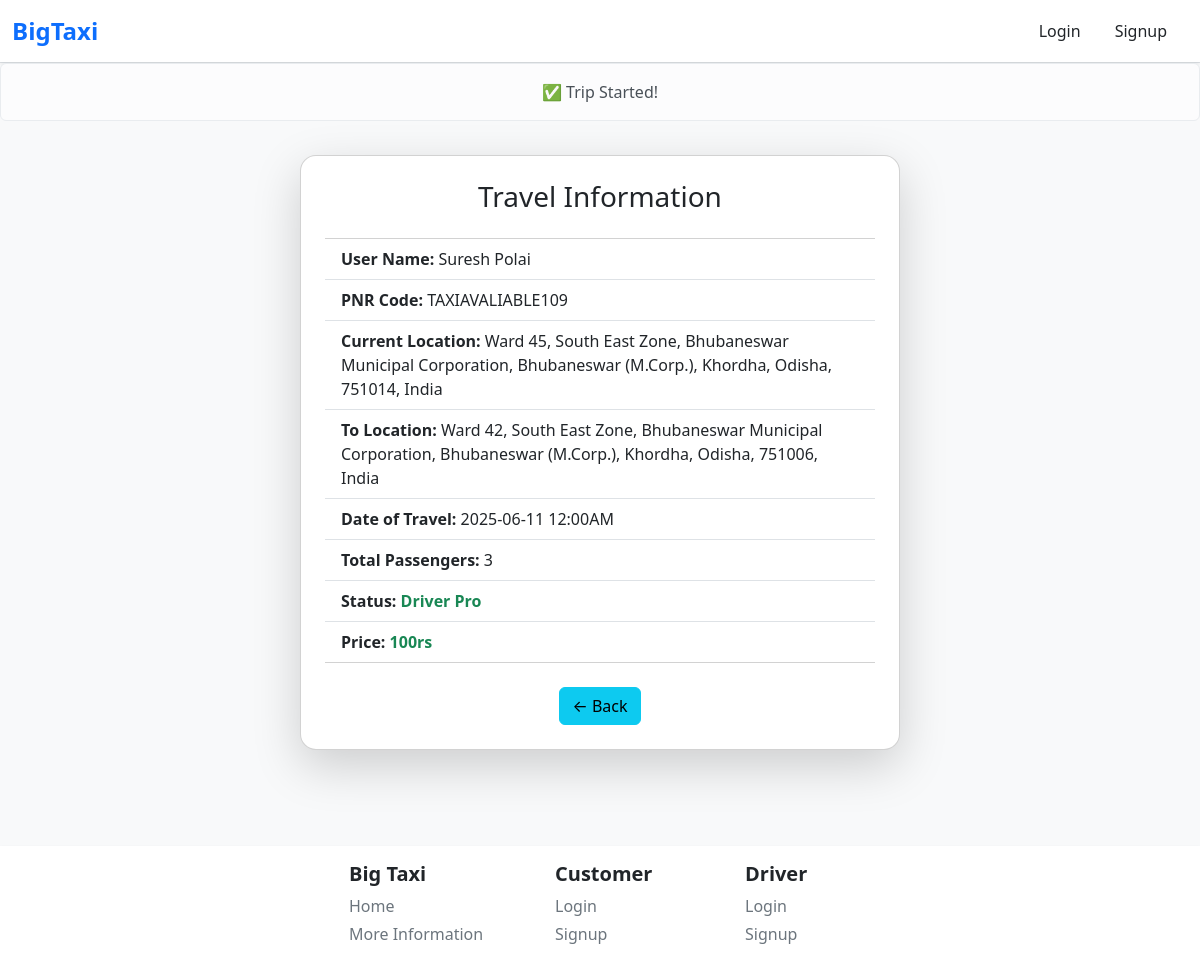
The page /home/pin-status/TAXIAVALIABLE109/ on the database its author committed.
### Users/models.py (models this page shows, shortened)
class usersDataModel(models.Model):
    UserG = [
        ('Male', 'Male'),
        ('Female', 'Female'),
        ('Other', 'Other'),
        ('Not Check', 'Not Check'),
    ]
    UserC = [
        ('Developer', 'Developer'),
        ('Customer', 'Customer'),
        ('Driver', 'Driver'),
    ]
    ULink = models.ForeignKey(User, on_delete=models.CASCADE)
    UserCode = models.CharField(max_length=100, default='BIGTAXICODE1006463')
    UserCategory = models.CharField(choices=UserC, default='Customer')
    UserMobileNo = models.CharField(max_length=11)
    UserGender = models.CharField(max_length=100, default='Not Check')
    UserAge = models.CharField(max_length=3, default='')
    UserState = models.CharField(max_length=100, default='')
    UserCity = models.CharField(max_length=100, default='')
    UserPincode = models.CharField(max_length=20, default='')
    UserAddress = models.CharField(max_length=200, default='')
    UserPass = models.CharField(max_length=1000, default='password')
    CouponCode = models.CharField(max_length=50, null=True, blank=True)
    UProfileImage = models.ImageField(upload_to='profile/main/', default='profile/default/default.png')
    UProfileName = models.CharField(max_length=1000, default='BiXTaxi User')
    description = models.CharField(max_length=5000, default='No Description!')
    totalTripCount = models.IntegerField(default=0)
    dangerTripCount = models.IntegerField(default=0)

### taxi_app/models.py (models this page shows, shortened)
class PinTaxiAvailable(models.Model):
    run = [('not', 'not'),('yes', 'yes')]
    taxiAvaId = models.CharField(max_length=50)
    taxiCity = models.CharField(max_length=500)
    customerId = models.ForeignKey(usersDataModel, on_delete=models.CASCADE)
    currentLocation = models.CharField(max_length=2000)
    toLocation = models.CharField(max_length=2000, default='No Area Found!')
    taxiPassenger = models.IntegerField(default=1)
    pincode = models.CharField(max_length=20, default=' ')
    couponCodeWas = models.CharField(max_length=100, default='Customer Not Have Coupon')
    taxiDate = models.DateField(auto_now_add=True)
    taxiTime = models.TimeField(auto_now_add=True)
    taxiDateAndTimeByUser = models.CharField(max_length=100, default='none')
    priceOfTravel = models.IntegerField(default=0)
    driverCode = models.CharField(max_length=100, default='DRIVERCODE')
    runningStatus = models.CharField(max_length=100, choices=run, default='not')

### taxi_app/views.py (the view)
# urls.py: path('pin-status/<IdCodeNeed>/', views.checkStatusOfPinFunctionBaseView, name='pinStatus'),
def checkStatusOfPinFunctionBaseView(request, IdCodeNeed):
    IdCodeNeed = IdCodeNeed.upper(); showMoreDetailsInTemplete = False; price = ''
    try:
        PTA_LstOfObject = PinTaxiAvailable.objects.get(taxiAvaId = IdCodeNeed)
        RDPTObject = ReportDriverInPinTaxi.objects.filter(pinBarCode = PTA_LstOfObject)
    except Exception as e:
        if str(e) == 'PinTaxiAvailable matching query does not exist.':
            messages.info(request, f"Need a Proper Id, This id is does'nt exist {IdCodeNeed}.")
            return redirect('taxi_app:pinTaxi')
        else:
            messages.info(request, "Can't reach this page for not try again after sometime.")
            return redirect('taxi_app:pinTaxi')
    if not RDPTObject:
        if PTA_LstOfObject.driverCode != 'DRIVERCODE':  driverData = usersDataModel.objects.get(UserCode = PTA_LstOfObject.driverCode).UProfileName; showMoreDetailsInTemplete = True; price = PTA_LstOfObject.priceOfTravel
        else: driverData = 'Driver Not Assigned'
    else:
        messages.info(request, f"Can't show status for this ID {IdCodeNeed}, Detail in reported for now.")
        return redirect('taxi_app:pinTaxi')
    taxi_str = PTA_LstOfObject.taxiDateAndTimeByUser  # e.g., "2025-06-19 04:30PM"
    trip_dt = datetime.strptime(taxi_str, "%Y-%m-%d %I:%M%p")
    trip_timestamp = trip_dt.isoformat()
    context = { 'trip_timestamp': trip_timestamp, 'userName' : PTA_LstOfObject.customerId.UProfileName, 'statusCode' : PTA_LstOfObject.taxiAvaId, 'stLocation' : PTA_LstOfObject.currentLocation, 'lsLoction' : PTA_LstOfObject.toLocation, 'passenger' : PTA_LstOfObject.taxiPassenger, 'ShowMore' : showMoreDetailsInTemplete, 'DriverName' : driverData, 'price' : price, 'forntendDate' : PTA_LstOfObject.taxiDateAndTimeByUser }
    return render(request, 'main/checkStatus.html', context)

### templates/main/checkStatus.html (shortened to what this page needs)
{% extends 'base.html' %}
{% block body %}
<!DOCTYPE html>
<html lang="en">
<head>
  <link href="https://cdn.jsdelivr.net/npm/bootstrap@5.3.2/dist/css/bootstrap.min.css" rel="stylesheet">
</head>
<body class="bg-light">
  <div id="countdown-display" class="alert alert-light text-center" role="alert">
  </div>
  <div class="container py-5" style="margin-top: -30px !important;">
    <div class="card shadow-lg rounded-4 p-4 mx-auto" style="max-width: 600px;">
      <h3 class="text-center mb-4">Travel Information</h3>
      <ul class="list-group list-group-flush">
        <li class="list-group-item"><strong>User Name:</strong> {{ userName }}</li>
        <li class="list-group-item"><strong>PNR Code:</strong> {{ statusCode }}</li>
        <li class="list-group-item"><strong>Current Location:</strong> {{ stLocation }}</li>
        <li class="list-group-item"><strong>To Location:</strong> {{ lsLoction }}</li>
        <li class="list-group-item"><strong>Date of Travel:</strong> {{ forntendDate }}</li>
        <li class="list-group-item"><strong>Total Passengers:</strong> {{ passenger }}</li>
        {% if ShowMore %}
            <li class="list-group-item"><strong>Status:<span class="text-success"> {{ DriverName }}</span></strong></li>
            <li class="list-group-item"><strong>Price:<span class="text-success"> {{ price }}rs</span></strong></li>
        {% else %}
            <li class="list-group-item"><strong>Status:<span class="text-danger"> {{ DriverName }}</span></strong></li>
        {% endif %}
      </ul>
      <div class="text-center mt-4">
        <a href="{% url 'taxi_app:pinTaxi' %}" class="btn btn-info">← Back</a>
      </div>
    </div>
  </div>
</body>
</html>
{% endblock %}

### templates/inc/navbar.html (style rules this page uses)
a { text-decoration: none; }

### templates/inc/footer.html (style rules this page uses)
a { text-decoration: none; }

### rows shown on the page
usersDataModel: UProfileName "Suresh Polai"
PinTaxiAvailable: taxiAvaId "TAXIAVALIABLE109", currentLocation "Ward 45, South East Zone, Bhubaneswar Municipal Corporation, Bhubaneswar (M.Corp.), Khordha, Odisha, 751014, India", toLocation "Ward 42, South East Zone, Bhubaneswar Municipal Corporation, Bhubaneswar (M.Corp.), Khordha, Odisha, 751006, India", taxiDateAndTimeByUser "2025-06-11 12:00AM"
usersDataModel: UProfileName "Driver Pro"

### other values the page prints
{{ passenger }} "3"
{{ price }} "100"
